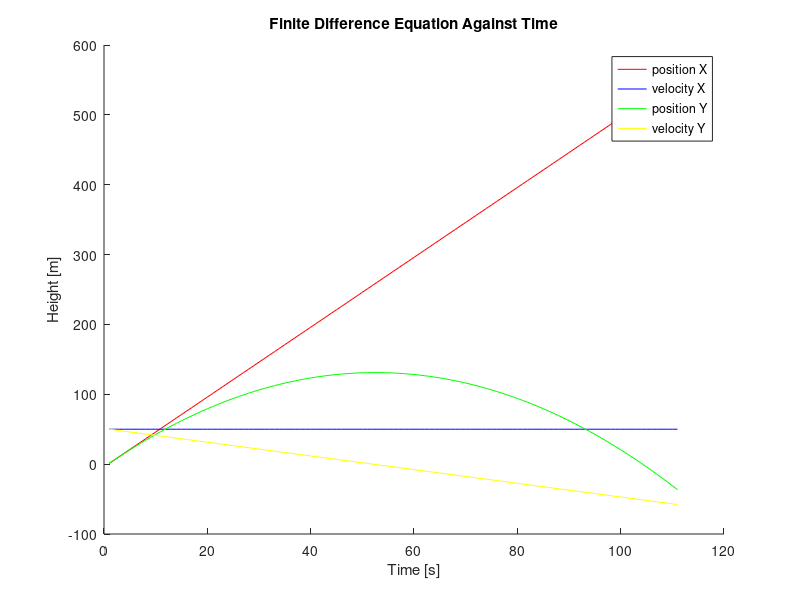
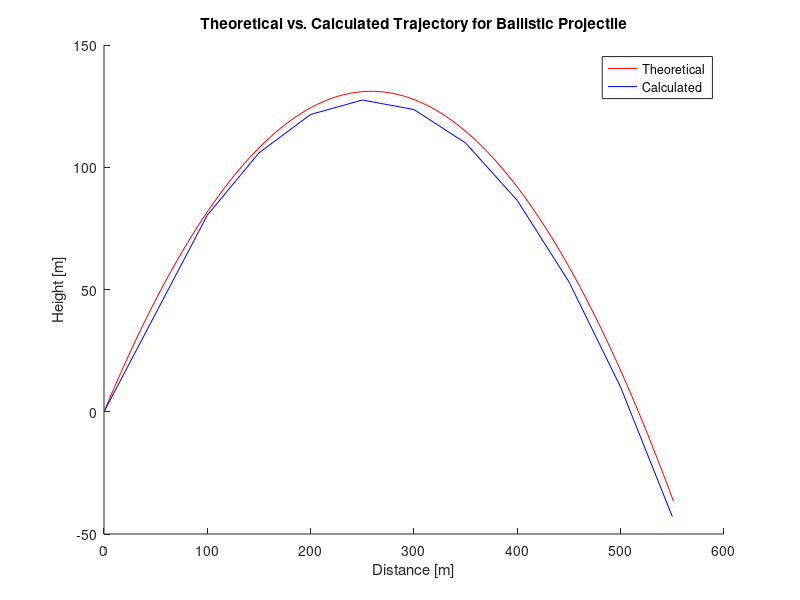

MATLAB code to generate these figures, in order:
%% BallisticTrajectory
%
% Comparing the trajectory for a ballistic projectile 
% using kinematics and Euler's forward method

%% Declaration of Parameters
dt = 0.1;            % step size
Ax = 0;              % x Acceleration
Ay= 9.8;             % y Acceleration
Vx = 50*ones(1,110); % x initial velocity
Vy = 50*ones(1,110); % y initial velocity
t = (1:1:111);       % time of flight
X = ones(1,110);     % X vector for theoretical solution
Y = ones(1,110);     % Y vector for theoretical solution

%For kinematics calculation
t1 = (1:1:11);       % time of flight
Vx1 = 50*ones(1,11); % x initial velocity
Vy1 = 50*ones(1,11); % y initial velocity

%% Kinematics Calculated Solution
X1 = (Vx1.*t1)+((1/2)*(Ax)*t1.^2);   % displacement calculation
Y1 = (Vy1.*t1)+((1/2)*(-Ay).*t1.^2); % height calculation
X1(1) = 0;                           % set initial X to be zero
Y1(1) = 0;                           % set initial Y to be zero


%% Euler Forward Method Solution
for i = (1:1:110)
    X(i+1) = X(i)+ Vx(i).*dt;   % displacement
    Vx(i+1) = Vx(i);            % velocity in X direction
    Y(i+1) = Y(i)+ Vy(i).*dt;   % height
    Vy(i+1) = Vy(i) - Ay.*dt;   % velocity in Y direction
end

%% Plotting

% make first figure
figure(1);                                  
hold on;

%Plot finite differences vs time
plot(t,X,'r');
plot(t,Vx,'b');
plot(t,Y,'g');
plot(t,Vy,'y');

%Label axes and title
xlabel('Time [s]');
ylabel('Height [m]');
title('Finite Difference Equation Against Time');

%Inlcude legend
legend('position X', 'velocity X', 'position Y', 'velocity Y');
hold off;

%Make second figure
figure(2); 
hold on;

plot(X,Y, 'r-'); %Plot theoretical

plot(X1,Y1, 'b-'); 

%Label axes and title
xlabel('Distance [m]'); 
ylabel('Height [m]');
title('Theoretical vs. Calculated Trajectory for Ballistic Projectile');

%Include legend
legend('Theoretical', 'Calculated');

hold off;

